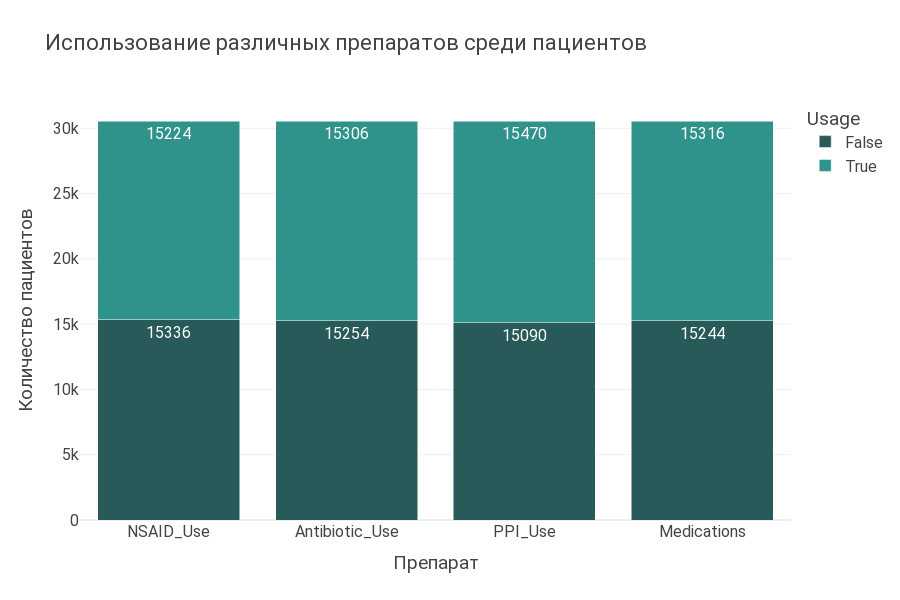

Notebook cell for this chart:
### Code cell
# 5.5. Гистограмма использования медицинских препаратов среди пациентов
meds = ["NSAID_Use", "Antibiotic_Use", "PPI_Use", "Medications"]

med_counts = pd.DataFrame()
for med in meds:
    counts = df[med].value_counts().reset_index()
    counts.columns = ["Usage", "Count"]
    counts["Medication"] = med
    med_counts = pd.concat([med_counts, counts], axis=0)

# Строим многослойную гистограмму
fig = px.bar(
    med_counts,
    x="Medication",
    y="Count",
    color="Usage",
    template="custom",
    color_discrete_sequence=[main_palette[0], main_palette[1]],
    title="Использование различных препаратов среди пациентов",
    text="Count"
)

fig.update_layout(
    barmode="stack",
    height=600,
    font=dict(family="Roboto", size=16),
    xaxis_title="Препарат",
    yaxis_title="Количество пациентов"
)

fig.show()

### Figure 1 — Plotly figure (JSON) as saved in the notebook; plotly's stock layout.template omitted (floating-point values rounded to 4 significant figures)
{"data": [{"hovertemplate": "Usage=False<br>Medication=%{x}<br>Count=%{text}<extra></extra>", "legendgroup": "False", "marker": {"color": "#275A58", "pattern": {"shape": ""}}, "name": "False", "orientation": "v", "showlegend": true, "text": [15340.0, 15250.0, 15090.0, 15240.0], "textposition": "auto", "type": "bar", "x": ["NSAID_Use", "Antibiotic_Use", "PPI_Use", "Medications"], "xaxis": "x", "y": [15336, 15254, 15090, 15244], "yaxis": "y"}, {"hovertemplate": "Usage=True<br>Medication=%{x}<br>Count=%{text}<extra></extra>", "legendgroup": "True", "marker": {"color": "#30938B", "pattern": {"shape": ""}}, "name": "True", "orientation": "v", "showlegend": true, "text": [15220.0, 15310.0, 15470.0, 15320.0], "textposition": "auto", "type": "bar", "x": ["NSAID_Use", "Antibiotic_Use", "PPI_Use", "Medications"], "xaxis": "x", "y": [15224, 15306, 15470, 15316], "yaxis": "y"}], "layout": {"barmode": "stack", "font": {"family": "Roboto", "size": 16}, "height": 600, "legend": {"title": {"text": "Usage"}, "tracegroupgap": 0}, "title": {"text": "Использование различных препаратов среди пациентов"}, "xaxis": {"anchor": "y", "domain": [0, 1], "title": {"text": "Препарат"}}, "yaxis": {"anchor": "x", "domain": [0, 1], "title": {"text": "Количество пациентов"}}}}
